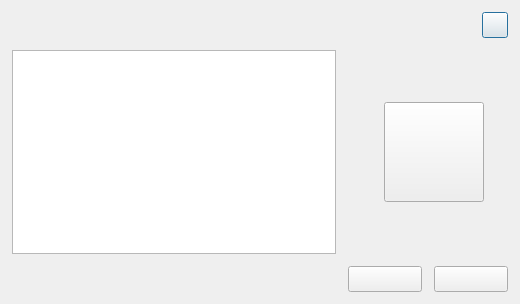
<?xml version="1.0" encoding="UTF-8"?>
<ui version="4.0">
    <class>RaptorDevice</class>
    <widget class="QDialog" name="RaptorDevice">
        <property name="geometry">
            <rect>
                <x>0</x>
                <y>0</y>
                <width>520</width>
                <height>304</height>
            </rect>
        </property>
        <property name="sizePolicy">
            <sizepolicy hsizetype="Preferred" vsizetype="Preferred">
                <horstretch>0</horstretch>
                <verstretch>0</verstretch>
            </sizepolicy>
        </property>
        <property name="minimumSize">
            <size>
                <width>520</width>
                <height>304</height>
            </size>
        </property>
        <property name="maximumSize">
            <size>
                <width>520</width>
                <height>304</height>
            </size>
        </property>
        <property name="windowTitle">
            <string>Dialog</string>
        </property>
        <layout class="QHBoxLayout" name="_DeviceLayout">
            <property name="spacing">
                <number>0</number>
            </property>
            <property name="leftMargin">
                <number>0</number>
            </property>
            <property name="topMargin">
                <number>0</number>
            </property>
            <property name="rightMargin">
                <number>0</number>
            </property>
            <property name="bottomMargin">
                <number>0</number>
            </property>
            <item>
                <widget class="QWidget" name="_Stage" native="true">
                    <property name="sizePolicy">
                        <sizepolicy hsizetype="Preferred" vsizetype="Preferred">
                            <horstretch>0</horstretch>
                            <verstretch>0</verstretch>
                        </sizepolicy>
                    </property>
                    <property name="minimumSize">
                        <size>
                            <width>520</width>
                            <height>304</height>
                        </size>
                    </property>
                    <property name="maximumSize">
                        <size>
                            <width>520</width>
                            <height>304</height>
                        </size>
                    </property>
                    <property name="styleSheet">
                        <string notr="true"/>
                    </property>
                    <layout class="QVBoxLayout" name="_StageLayout">
                        <property name="spacing">
                            <number>0</number>
                        </property>
                        <property name="leftMargin">
                            <number>0</number>
                        </property>
                        <property name="topMargin">
                            <number>0</number>
                        </property>
                        <property name="rightMargin">
                            <number>0</number>
                        </property>
                        <property name="bottomMargin">
                            <number>0</number>
                        </property>
                        <item>
                            <widget class="QWidget" name="_Header" native="true">
                                <property name="minimumSize">
                                    <size>
                                        <width>0</width>
                                        <height>50</height>
                                    </size>
                                </property>
                                <property name="maximumSize">
                                    <size>
                                        <width>16777215</width>
                                        <height>50</height>
                                    </size>
                                </property>
                                <property name="styleSheet">
                                    <string notr="true"/>
                                </property>
                                <layout class="QHBoxLayout" name="_HeaderLayout" stretch="8,1,1">
                                    <property name="spacing">
                                        <number>12</number>
                                    </property>
                                    <property name="leftMargin">
                                        <number>12</number>
                                    </property>
                                    <property name="topMargin">
                                        <number>0</number>
                                    </property>
                                    <property name="rightMargin">
                                        <number>12</number>
                                    </property>
                                    <property name="bottomMargin">
                                        <number>0</number>
                                    </property>
                                    <item>
                                        <widget class="QLabel" name="_Title">
                                            <property name="styleSheet">
                                                <string notr="true"/>
                                            </property>
                                            <property name="text">
                                                <string/>
                                            </property>
                                        </widget>
                                    </item>
                                    <item>
                                        <spacer name="_HeaderlSpacer">
                                            <property name="orientation">
                                                <enum>Qt::Horizontal</enum>
                                            </property>
                                            <property name="sizeHint" stdset="0">
                                                <size>
                                                    <width>40</width>
                                                    <height>20</height>
                                                </size>
                                            </property>
                                        </spacer>
                                    </item>
                                    <item>
                                        <widget class="QPushButton" name="_Close">
                                            <property name="minimumSize">
                                                <size>
                                                    <width>26</width>
                                                    <height>26</height>
                                                </size>
                                            </property>
                                            <property name="maximumSize">
                                                <size>
                                                    <width>26</width>
                                                    <height>26</height>
                                                </size>
                                            </property>
                                            <property name="styleSheet">
                                                <string notr="true"/>
                                            </property>
                                            <property name="text">
                                                <string/>
                                            </property>
                                            <property name="iconSize">
                                                <size>
                                                    <width>16</width>
                                                    <height>16</height>
                                                </size>
                                            </property>
                                        </widget>
                                    </item>
                                </layout>
                            </widget>
                        </item>
                        <item>
                            <widget class="QWidget" name="_Body" native="true">
                                <layout class="QGridLayout" name="_BodyLayout">
                                    <property name="leftMargin">
                                        <number>0</number>
                                    </property>
                                    <property name="topMargin">
                                        <number>0</number>
                                    </property>
                                    <property name="rightMargin">
                                        <number>0</number>
                                    </property>
                                    <property name="bottomMargin">
                                        <number>0</number>
                                    </property>
                                    <property name="spacing">
                                        <number>0</number>
                                    </property>
                                    <item row="0" column="0">
                                        <widget class="QWidget" name="_DevicePanel" native="true">
                                            <layout class="QVBoxLayout" name="verticalLayout">
                                                <property name="spacing">
                                                    <number>0</number>
                                                </property>
                                                <property name="leftMargin">
                                                    <number>12</number>
                                                </property>
                                                <property name="topMargin">
                                                    <number>0</number>
                                                </property>
                                                <property name="rightMargin">
                                                    <number>12</number>
                                                </property>
                                                <property name="bottomMargin">
                                                    <number>0</number>
                                                </property>
                                                <item>
                                                    <widget class="QTableView" name="_ItemView"/>
                                                </item>
                                            </layout>
                                        </widget>
                                    </item>
                                    <item row="0" column="1">
                                        <widget class="QWidget" name="_DeviceIconPanel" native="true">
                                            <property name="minimumSize">
                                                <size>
                                                    <width>172</width>
                                                    <height>0</height>
                                                </size>
                                            </property>
                                            <property name="maximumSize">
                                                <size>
                                                    <width>172</width>
                                                    <height>16777215</height>
                                                </size>
                                            </property>
                                            <property name="styleSheet">
                                                <string notr="true"/>
                                            </property>
                                            <layout class="QHBoxLayout" name="_DeviceIconPanelLayout">
                                                <property name="spacing">
                                                    <number>0</number>
                                                </property>
                                                <property name="leftMargin">
                                                    <number>0</number>
                                                </property>
                                                <property name="topMargin">
                                                    <number>0</number>
                                                </property>
                                                <property name="rightMargin">
                                                    <number>0</number>
                                                </property>
                                                <property name="bottomMargin">
                                                    <number>0</number>
                                                </property>
                                                <item>
                                                    <widget class="QPushButton" name="_DeviceIcon">
                                                        <property name="minimumSize">
                                                            <size>
                                                                <width>100</width>
                                                                <height>100</height>
                                                            </size>
                                                        </property>
                                                        <property name="maximumSize">
                                                            <size>
                                                                <width>100</width>
                                                                <height>100</height>
                                                            </size>
                                                        </property>
                                                        <property name="styleSheet">
                                                            <string notr="true"/>
                                                        </property>
                                                        <property name="text">
                                                            <string/>
                                                        </property>
                                                    </widget>
                                                </item>
                                            </layout>
                                        </widget>
                                    </item>
                                    <item row="1" column="1">
                                        <widget class="QWidget" name="_DeviceControlPanel" native="true">
                                            <property name="minimumSize">
                                                <size>
                                                    <width>0</width>
                                                    <height>50</height>
                                                </size>
                                            </property>
                                            <property name="maximumSize">
                                                <size>
                                                    <width>16777215</width>
                                                    <height>50</height>
                                                </size>
                                            </property>
                                            <property name="styleSheet">
                                                <string notr="true"/>
                                            </property>
                                            <layout class="QHBoxLayout" name="_DeviceControlPanelLayout">
                                                <property name="spacing">
                                                    <number>12</number>
                                                </property>
                                                <property name="leftMargin">
                                                    <number>0</number>
                                                </property>
                                                <property name="topMargin">
                                                    <number>0</number>
                                                </property>
                                                <property name="rightMargin">
                                                    <number>12</number>
                                                </property>
                                                <property name="bottomMargin">
                                                    <number>0</number>
                                                </property>
                                                <item>
                                                    <widget class="QPushButton" name="_Offline">
                                                        <property name="minimumSize">
                                                            <size>
                                                                <width>0</width>
                                                                <height>26</height>
                                                            </size>
                                                        </property>
                                                        <property name="maximumSize">
                                                            <size>
                                                                <width>16777215</width>
                                                                <height>26</height>
                                                            </size>
                                                        </property>
                                                        <property name="styleSheet">
                                                            <string notr="true"/>
                                                        </property>
                                                        <property name="text">
                                                            <string/>
                                                        </property>
                                                    </widget>
                                                </item>
                                                <item>
                                                    <widget class="QPushButton" name="_Yes">
                                                        <property name="minimumSize">
                                                            <size>
                                                                <width>0</width>
                                                                <height>26</height>
                                                            </size>
                                                        </property>
                                                        <property name="maximumSize">
                                                            <size>
                                                                <width>16777215</width>
                                                                <height>26</height>
                                                            </size>
                                                        </property>
                                                        <property name="styleSheet">
                                                            <string notr="true"/>
                                                        </property>
                                                        <property name="text">
                                                            <string/>
                                                        </property>
                                                    </widget>
                                                </item>
                                            </layout>
                                        </widget>
                                    </item>
                                </layout>
                            </widget>
                        </item>
                    </layout>
                </widget>
            </item>
        </layout>
    </widget>
    <resources/>
    <connections/>
</ui>
